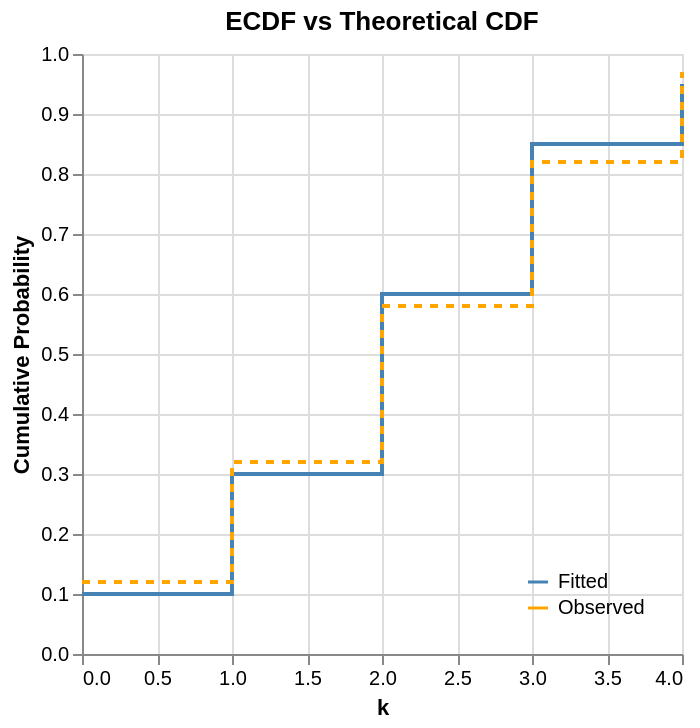

Write the Vega-Lite specification saved for this chart.
### Vega-Lite specification from a JSON file in a GitHub repository (floating-point values rounded to 4 significant figures)
{"$schema": "https://vega.github.io/schema/vega-lite/v6.json", "description": "ECDF vs Theoretical CDF comparison for count data", "width": "container", "height": "container", "title": "ECDF vs Theoretical CDF", "layer": [{"data": {"values": [{"value": 0, "prob": 0.1}, {"value": 1, "prob": 0.3}, {"value": 2, "prob": 0.6}, {"value": 3, "prob": 0.85}, {"value": 4, "prob": 0.95}]}, "mark": {"type": "line", "interpolate": "step-after", "strokeWidth": 2, "tooltip": true}, "encoding": {"x": {"field": "value", "type": "quantitative", "title": "k"}, "y": {"field": "prob", "type": "quantitative", "title": "Cumulative Probability"}, "color": {"datum": "Fitted", "scale": {"domain": ["Fitted", "Observed"], "range": ["steelblue", "orange"]}, "legend": {"title": null, "orient": "bottom-right"}}}}, {"data": {"values": [{"value": 0, "prob": 0.12}, {"value": 1, "prob": 0.32}, {"value": 2, "prob": 0.58}, {"value": 3, "prob": 0.82}, {"value": 4, "prob": 0.97}]}, "mark": {"type": "line", "interpolate": "step-after", "strokeWidth": 2, "strokeDash": [4, 4], "tooltip": true}, "encoding": {"x": {"field": "value", "type": "quantitative", "title": "k"}, "y": {"field": "prob", "type": "quantitative", "title": "Cumulative Probability"}, "color": {"datum": "Observed", "scale": {"domain": ["Fitted", "Observed"], "range": ["steelblue", "orange"]}, "legend": {"title": null, "orient": "bottom-right"}}}}]}
